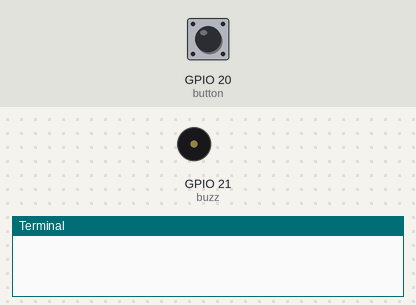
A program run on a simulated Raspberry Pi (BCM pin numbers). Parts: buzzer (waves = sounding), the last lines printed to the terminal. The inputs (shaded band) are chosen by the test bench; at power-on: GPIO 20 (button) HIGH.

Above: at 1.2 s.
1.3 s: GPIO 20 (button) pulled LOW for 0.15 s
At 3.2 s:
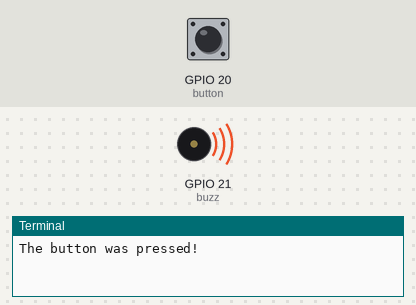
Timing chart, 0 to 10.3 s (numbered marks = the images above; inputs shaded):
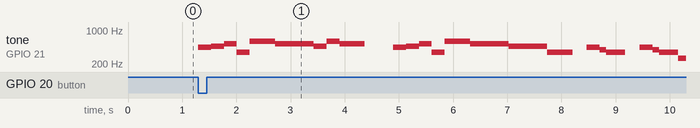

The program:

doorbell.py
```python
#!/usr/bin/python
import time
import subprocess
import RPi.GPIO as GPIO
from gpiozero import TonalBuzzer
from gpiozero.tones import Tone
from gpiozero import Button


buzz = TonalBuzzer(21)
btnPin = 20
button = Button(20)

def delay(times):
    time.sleep(times/1100.0)

def tone(pitch, duration):
    if pitch == 0:
        delay(duration)
        return
    buzz.play(pitch)
    delay(duration)
    buzz.stop()
    delay(2)

def play_sound():
    tone(440, 257.54323222)
    delay(1.19731860632)
    tone(466, 257.54323222)
    delay(1.19731860632)
    tone(523, 257.54323222)
    delay(1.19731860632)
    tone(349, 257.54323222)
    delay(1.19731860632)
    tone(587, 516.164051185)
    delay(1.19731860632)
    tone(523, 257.54323222)
    delay(1.19731860632)
    tone(523, 516.164051185)
    delay(1.19731860632)
    tone(466, 257.54323222)
    delay(1.19731860632)
    tone(587, 257.54323222)
    delay(1.19731860632)
    tone(523, 516.164051185)
    delay(575.910249641)
    tone(440, 257.54323222)
    delay(1.19731860632)
    tone(466, 257.54323222)
    delay(1.19731860632)
    tone(523, 257.54323222)
    delay(1.19731860632)
    tone(349, 257.54323222)
    delay(1.19731860632)
    tone(587, 516.164051185)
    delay(1.19731860632)
    tone(523, 257.54323222)
    delay(1.19731860632)
    tone(523, 516.164051185)
    delay(1.19731860632)
    tone(466, 257.54323222)
    delay(1.19731860632)
    tone(466, 516.164051185)
    delay(1.19731860632)
    tone(349, 516.164051185)
    delay(288.553784124)
    tone(440, 257.54323222)
    delay(1.19731860632)
    tone(391, 128.232822737)
    delay(1.19731860632)
    tone(349, 128.232822737)
    delay(1.19731860632)
    tone(349, 257.54323222)
    delay(288.553784124)
    tone(440, 257.54323222)
    delay(1.19731860632)
    tone(391, 128.232822737)
    delay(1.19731860632)
    tone(349, 128.232822737)
    delay(1.19731860632)
    tone(349, 257.54323222)
    tone(261, 258.620818966)
    delay(1.19731860632)
    tone(440, 257.54323222)
    delay(1.19731860632)
    tone(391, 128.232822737)
    delay(1.19731860632)
    tone(349, 128.232822737)
    delay(1.19731860632)
    tone(349, 257.54323222)
    delay(1.19731860632)
    tone(440, 1033.40568912)
    delay(288.553784124)
    tone(440, 257.54323222)
    delay(1.19731860632)
    tone(391, 128.232822737)
    delay(1.19731860632)
    tone(349, 128.232822737)
    delay(1.19731860632)
    tone(349, 257.54323222)
    delay(1.19731860632)
    tone(349, 516.164051185)
    delay(288.553784124)
    tone(440, 257.54323222)
    delay(1.19731860632)
    tone(391, 257.54323222)
    delay(1.19731860632)
    tone(349, 257.54323222)
    delay(1.19731860632)
    tone(329, 257.54323222)
    delay(1.19731860632)
    tone(261, 257.54323222)
    delay(1.19731860632)
    tone(349, 1033.40568912)


try:
    while True:
        button.wait_for_press()
        print("The button was pressed!")
        play_sound()
        time.sleep(3)
except:
    GPIO.cleanup()
```

Measured:
- after the input at 1.3 s, tone on GPIO 21 (buzz): plays 440 Hz for 0.24 s, 466 Hz for 0.24 s, 523 Hz for 0.24 s, 349 Hz for 0.24 s, 587 Hz for 0.47 s, 523 Hz for 0.71 s … (24 notes in this stretch), starting at once
